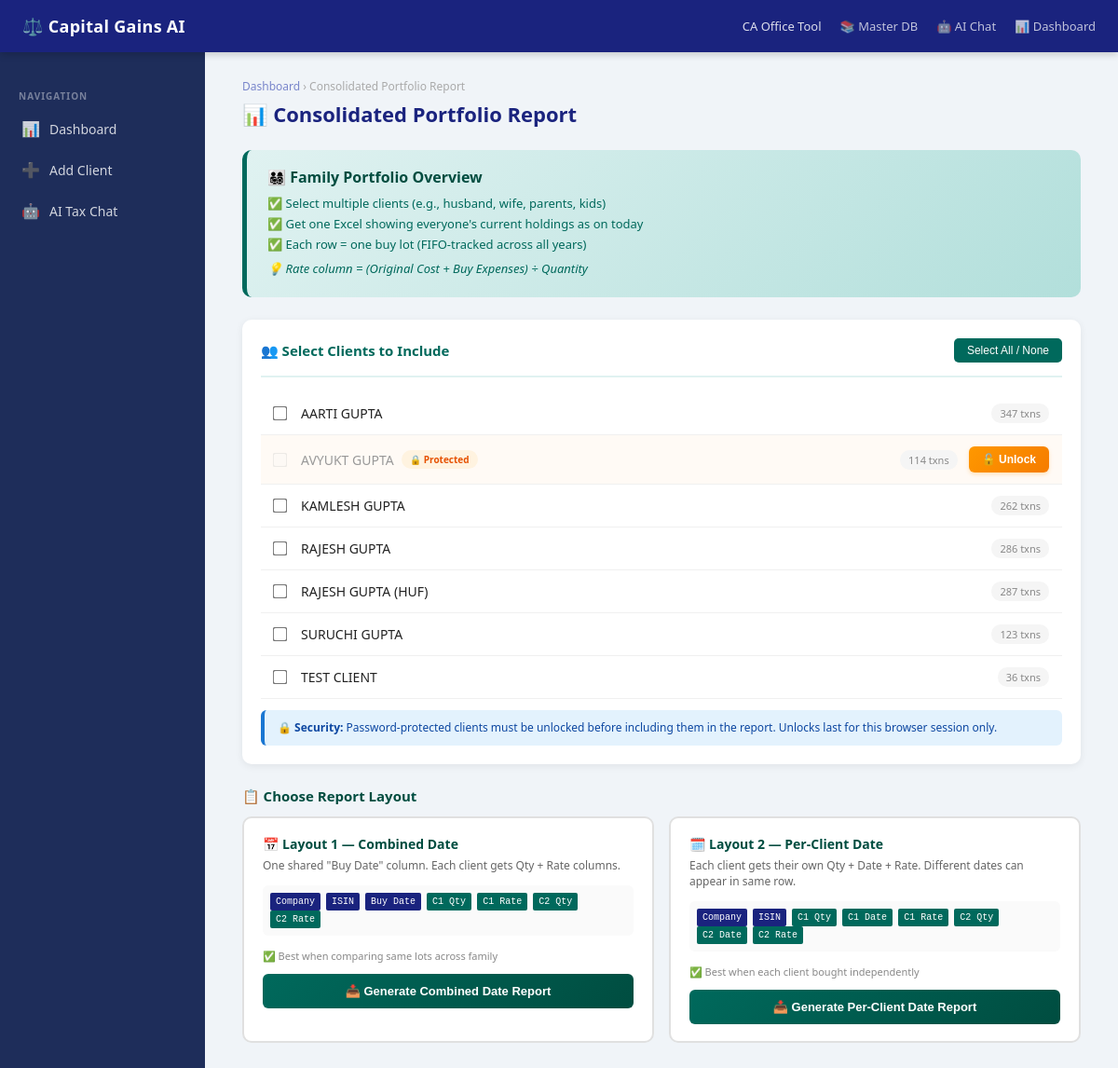
/consolidated_report, run on the app's committed database.
### tables this page shows
CREATE TABLE clients (
            id         INTEGER PRIMARY KEY AUTOINCREMENT,
            name       TEXT    NOT NULL,
            pan        TEXT    UNIQUE NOT NULL,
            email      TEXT,
            phone      TEXT,
            created_at TEXT    DEFAULT CURRENT_TIMESTAMP
        , password_hash TEXT DEFAULT NULL);

### app.py (the view, shortened to what this page needs)
@app.route("/consolidated_report", methods=["GET", "POST"])
def consolidated_report():
    clients = get_all_clients()
    unlock_status = {}
    for c in clients:
        cid          = c[0]
        has_password = (c[7] == 1)
        if not has_password:
            unlock_status[cid] = True
        else:
            unlock_status[cid] = session.get(f"unlocked_{cid}", False)
    return render_template(
        "consolidated_report.html",
        clients=clients,
        unlock_status=unlock_status
    )

### database.py (called while the page is built)
def get_all_clients():
    conn = sqlite3.connect(DB_NAME)
    c    = conn.cursor()
    c.execute("""
        SELECT cl.id, cl.name, cl.pan, cl.email, cl.phone,
               COUNT(tx.id) AS tx_count, cl.created_at,
               cl.password_hash IS NOT NULL AS has_password
        FROM clients cl
        LEFT JOIN transactions tx ON tx.client_id = cl.id
        GROUP BY cl.id ORDER BY cl.name ASC
    """)
    rows = c.fetchall()
    conn.close()
    return rows

### templates/consolidated_report.html (shortened to what this page needs)
{% extends "base.html" %}
{% set active_page = "consolidated_report" %}
{% block content %}
<div class="cr-wrapper">
    <div class="page-header">
        <div class="breadcrumb">
            <a href="{{ url_for('dashboard') }}">Dashboard</a> ›
            Consolidated Portfolio Report
        </div>
        <div class="page-header-row">
            <h1>📊 Consolidated Portfolio Report</h1>
        </div>
    </div>
    <div class="info-banner">
        <h3>👨‍👩‍👧‍👦 Family Portfolio Overview</h3>
        <p>
            ✅ Select multiple clients (e.g., husband, wife, parents, kids)
        </p>
        <p>
            ✅ Get one Excel showing everyone's current holdings as on today
        </p>
        <p>
            ✅ Each row = one buy lot (FIFO-tracked across all years)
        </p>
        <p style="margin-top:8px; font-style:italic;">
            💡 Rate column = (Original Cost + Buy Expenses) ÷ Quantity
        </p>
    </div>
    {% if clients %}
    <form method="POST" id="reportForm">
        <div class="client-checklist">
            <div class="checklist-header">
                <h3>👥 Select Clients to Include</h3>
                <button type="button" class="select-all-btn"
                        onclick="toggleSelectAll()">
                    Select All / None
                </button>
            </div>
            {% for c in clients %}
                {% set cid          = c[0] %}
                {% set cname        = c[1] %}
                {% set tx_count     = c[5] %}
                {% set has_password = c[7] %}
                {% set is_unlocked  = unlock_status.get(cid, False) %}
                {% set is_locked    = has_password and not is_unlocked %}
                <div class="client-row {{ 'locked' if is_locked else '' }}">
                    <input type="checkbox"
                           name="client_ids"
                           value="{{ cid }}"
                           id="client_{{ cid }}"
                           class="client-cb"
                           {{ 'disabled' if is_locked else '' }}>
                    <label for="client_{{ cid }}"
                           class="{{ 'disabled-label' if is_locked else '' }}">
                        <span class="client-name">{{ cname }}</span>
                        {% if is_locked %}
                            <span class="lock-badge">🔒 Protected</span>
                        {% elif has_password and is_unlocked %}
                            <span class="unlocked-badge">✅ Unlocked</span>
                        {% endif %}
                        <span class="tx-count" style="margin-left:auto;">
                            {{ tx_count }} txns
                        </span>
                    </label>
                    {% if is_locked %}
                        <button type="button"
                                class="unlock-btn-inline"
                                onclick="openUnlockModal({{ cid }}, '{{ cname|replace("'", "\\'") }}')">
                            🔓 Unlock
                        </button>
                    {% endif %}
                </div>
            {% endfor %}
            <div class="security-info">
                🔒 <strong>Security:</strong>
                Password-protected clients must be unlocked before
                including them in the report. Unlocks last for this
                browser session only.
            </div>
        </div>
        <h3 style="margin: 24px 0 12px 0; color: #004d40; font-size: 15px;">
            📋 Choose Report Layout
        </h3>
        <div class="layout-choice-grid">
            <div class="layout-card">
                <h4>📅 Layout 1 — Combined Date</h4>
                <p>
                    One shared "Buy Date" column. Each client gets
                    Qty + Rate columns.
                </p>
                <div class="layout-preview">
                    <span class="head">Company</span>
                    <span class="head">ISIN</span>
                    <span class="head">Buy Date</span>
                    <span class="head2">C1 Qty</span>
                    <span class="head2">C1 Rate</span>
                    <span class="head2">C2 Qty</span>
                    <span class="head2">C2 Rate</span>
                </div>
                <p style="font-size:11px; color:#888;">
                    ✅ Best when comparing same lots across family
                </p>
                <button type="submit"
                        name="layout"
                        value="combined"
                        class="generate-btn">
                    📥 Generate Combined Date Report
                </button>
            </div>
            <div class="layout-card">
                <h4>🗓️ Layout 2 — Per-Client Date</h4>
                <p>
                    Each client gets their own Qty + Date + Rate.
                    Different dates can appear in same row.
                </p>
                <div class="layout-preview">
                    <span class="head">Company</span>
                    <span class="head">ISIN</span>
                    <span class="head2">C1 Qty</span>
                    <span class="head2">C1 Date</span>
                    <span class="head2">C1 Rate</span>
                    <span class="head2">C2 Qty</span>
                    <span class="head2">C2 Date</span>
                    <span class="head2">C2 Rate</span>
                </div>
                <p style="font-size:11px; color:#888;">
                    ✅ Best when each client bought independently
                </p>
                <button type="submit"
                        name="layout"
                        value="per_client"
                        class="generate-btn">
                    📥 Generate Per-Client Date Report
                </button>
            </div>
        </div>
    </form>
    {% endif %}
</div>
{% endblock %}

### data on the page
clients: name "AARTI GUPTA", tx_count "347"
clients: name "AVYUKT GUPTA", shows "🔒 Protected", tx_count "114"
clients: name "KAMLESH GUPTA", tx_count "262"
clients: name "RAJESH GUPTA", tx_count "286"
clients: name "RAJESH GUPTA (HUF)", tx_count "287"
clients: name "SURUCHI GUPTA", tx_count "123"
clients: name "TEST CLIENT", tx_count "36"
